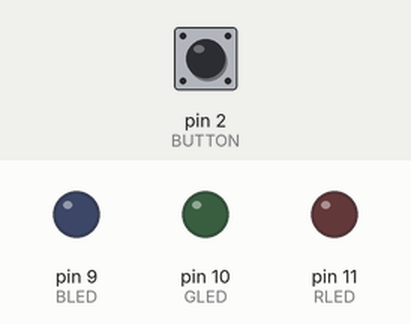
Simulated run of this sketch. Board: Arduino Uno, built with avr-gcc and run on an emulated ATmega328P. Shown: output pins drawn as LEDs (lit = HIGH). Inputs (shaded band) come from the test bench; at power-on: pin 2 (BUTTON) LOW.

Above: at 1.2 s.
1.3 s: pin 2 (BUTTON) pulled HIGH for 0.15 s
At 2.3 s:
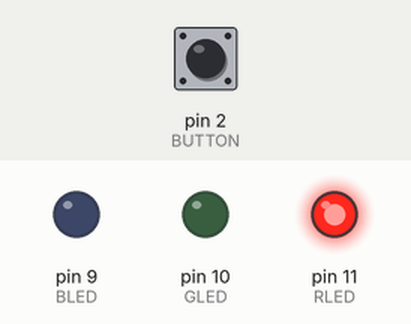
2.9 s: pin 2 (BUTTON) pulled HIGH for 1 s
At 3.5 s:
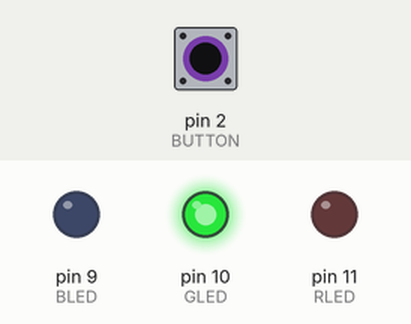
5.4 s: pin 2 (BUTTON) pulled HIGH for 0.15 s
At 6.6 s:
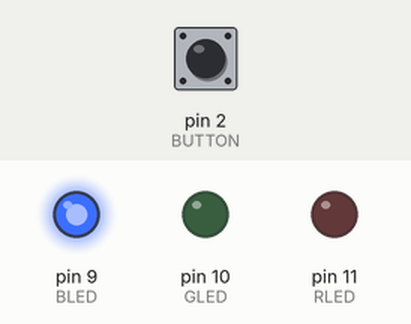
7.0 s: pin 2 (BUTTON) pulled HIGH for 3.2 s
At 7.8 s:
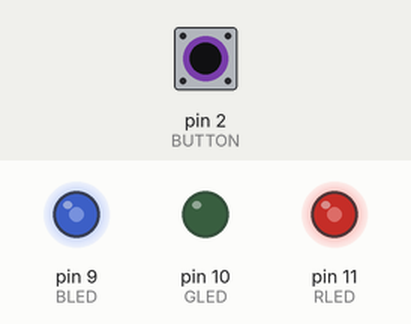
11.7 s: pin 2 (BUTTON) pulled HIGH for 0.15 s
At 12.6 s:
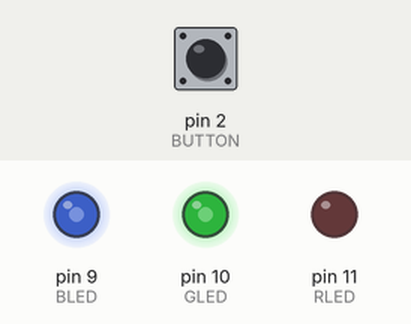
13.3 s: pin 2 (BUTTON) pulled HIGH for 1 s
At 13.8 s:
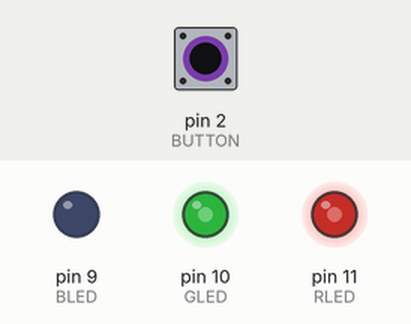
Timing chart, 0 to 16.3 s (numbered marks = the images above; inputs shaded):
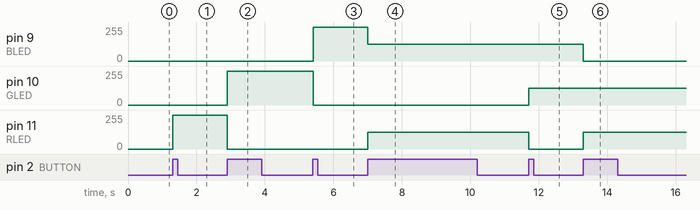

The sketch:

rgb_nightlight2.ino
```cpp
// (licence header left out)
const int BLED = 9;  //Blue LED on Pin 9
const int GLED = 10; //Green LED on Pin 10
const int RLED = 11; //Red LED on Pin 11
const int BUTTON = 2;  //The Button is connected to pin 2
boolean lastButton = LOW;    //Last Button State
boolean currentButton = LOW; //Current Button State
int ledMode = 0;             //Cycle between LED states

struct RGB {
  byte red;
  byte green;
  byte blue;
};

RGB mode0 = {0, 0, 0};
RGB mode1 = {255, 0, 0};
RGB mode2 = {0, 255, 0};
RGB mode3 = {0, 0, 255};
RGB mode4 = {127, 0, 127};
RGB mode5 = {0, 127, 127};
RGB mode6 = {127, 127, 0};
RGB mode7 = {127, 127, 127};

void setup()
{
  pinMode (BLED, OUTPUT);   //Set Blue LED as Output
  pinMode (GLED, OUTPUT);   //Set Green LED as Output
  pinMode (RLED, OUTPUT);   //Set Red LED as Output
  pinMode (BUTTON, INPUT);  //Set button as input (not required)
}

/*
* Debouncing Function
* Pass it the previous button state,
* and get back the current debounced button state.
*/
boolean debounce(boolean last)
{
  boolean current = digitalRead(BUTTON);       //Read the button state
  if (last != current)                         //if it's different...
  {
    delay(5);                                  //wait 5ms
    current = digitalRead(BUTTON);             //read it again
  }
  return current;                              //return the current value
}

/*
* LED Mode Selection
* Pass a number for the LED state and set it accordingly
*/
void setMode(int mode)
{
  //RED
  switch (mode) {
    case 0: //off
      analogWrite(RLED, mode0.red);
      analogWrite(GLED, mode0.green);
      analogWrite(BLED, mode0.blue);
      break;
    case 1: //red
      analogWrite(RLED, mode1.red);
      analogWrite(GLED, mode1.green);
      analogWrite(BLED, mode1.blue);
      break;
    case 2: //green
      analogWrite(RLED, mode2.red);
      analogWrite(GLED, mode2.green);
      analogWrite(BLED, mode2.blue);
      break;
    case 3: //blue
      analogWrite(RLED, mode3.red);
      analogWrite(GLED, mode3.green);
      analogWrite(BLED, mode3.blue);
      break;
    case 4: //purple
      analogWrite(RLED, mode4.red);
      analogWrite(GLED, mode4.green);
      analogWrite(BLED, mode4.blue);
      break;
    case 5: //teal
      analogWrite(RLED, mode5.red);
      analogWrite(GLED, mode5.green);
      analogWrite(BLED, mode5.blue);
      break;
    case 6: //orange
      analogWrite(RLED, mode6.red);
      analogWrite(GLED, mode6.green);
      analogWrite(BLED, mode6.blue);
      break;
    default://white
      analogWrite(RLED, mode7.red);
      analogWrite(GLED, mode7.green);
      analogWrite(BLED, mode7.blue);
  }
}

void loop()
{
  currentButton = debounce(lastButton);           //read debounced state
  if (lastButton == LOW && currentButton == HIGH) //if it was pressed...
  {
    ledMode++;                                    //increment the LED value
  }
  lastButton = currentButton;                     //reset button value
  //if you’ve cycled through the different options, reset the counter to 0
  if (ledMode == 8) ledMode = 0;
  setMode(ledMode);                              //change the LED state
}
```

Measured:
- after the input at 1.3 s, pin 11 (RLED): 0/255 → 255/255 at once
- after the input at 2.9 s, pin 10 (GLED): 0/255 → 255/255 at once; pin 11 (RLED): 255/255 → 0/255 at once
- after the input at 5.4 s, pin 9 (BLED): 0/255 → 255/255 at once; pin 10 (GLED): 255/255 → 0/255 at once
- after the input at 7.0 s, pin 9 (BLED): 255/255 → 127/255 at once; pin 11 (RLED): 0/255 → 127/255 at once
- after the input at 11.7 s, pin 10 (GLED): 0/255 → 127/255 at once; pin 11 (RLED): 127/255 → 0/255 at once
- after the input at 13.3 s, pin 9 (BLED): 127/255 → 0/255 at once; pin 11 (RLED): 0/255 → 127/255 at once
